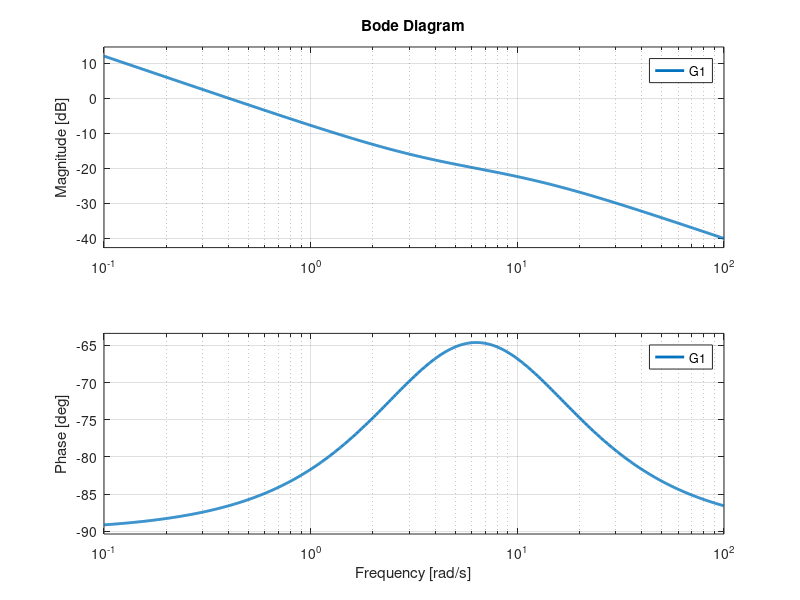
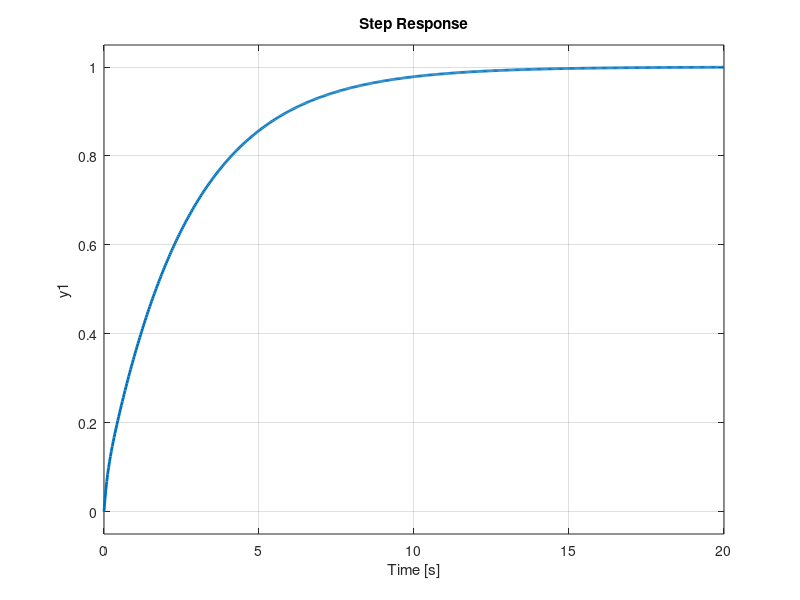
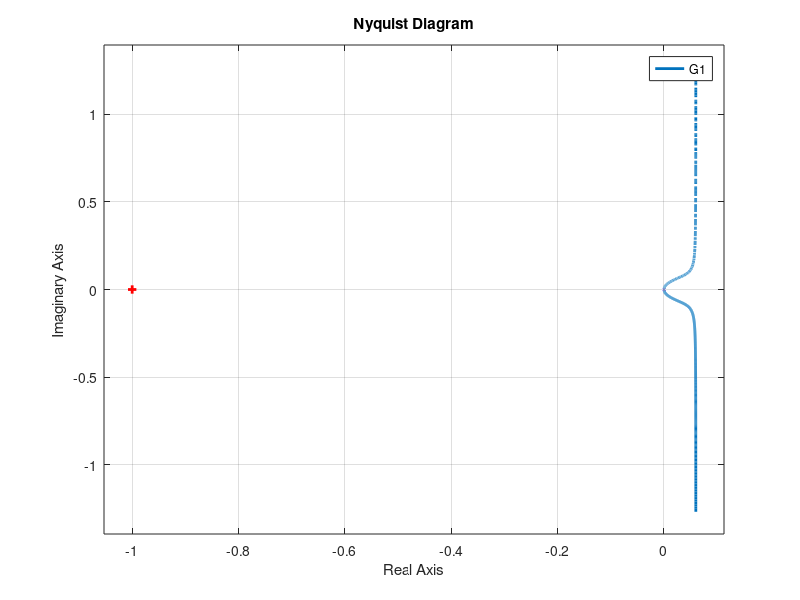
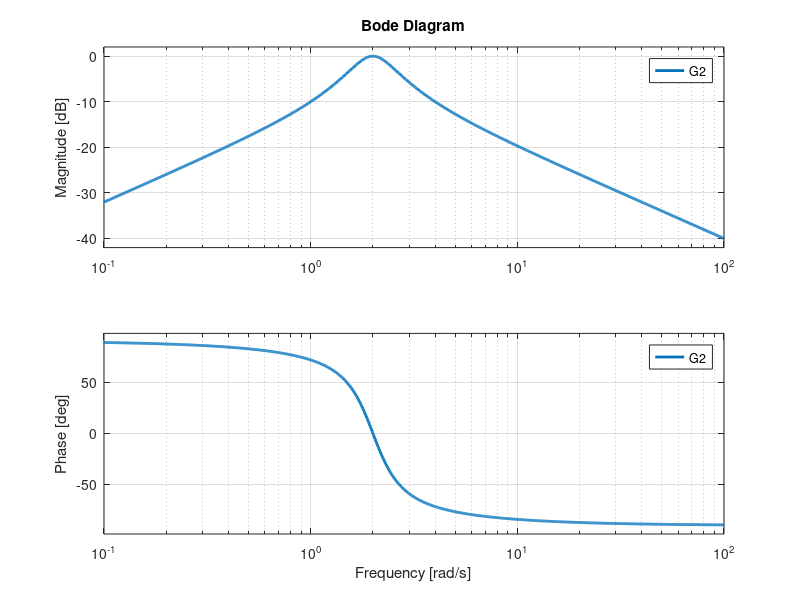

Write the MATLAB code that produced these figures, in order.
clear all; clc; close all;
set(0,'defaultLineLineWidth',2)

s = tf('s');

% System 1
G1 = (s+4)/(s*(s+10));
figure();
bode(G1)
figure();
step(G1/(1+G1)) %Closed loop step response
figure();
nyquist(G1)

% System 2
G2 = s/(s^2 + s + 4);
figure();
bode(G2);
figure();
step(G2/(1+G2))
figure();
nyquist(G2)

% System 3
G3 = (s+100)*s/((s+1000)*(s^2 - 4*s + 25));
figure();
bode(G3)
figure();
step(G3/(1+G3));
figure();
nyquist(G3)

set(findall(gcf,'type','line'),'linewidth',2)